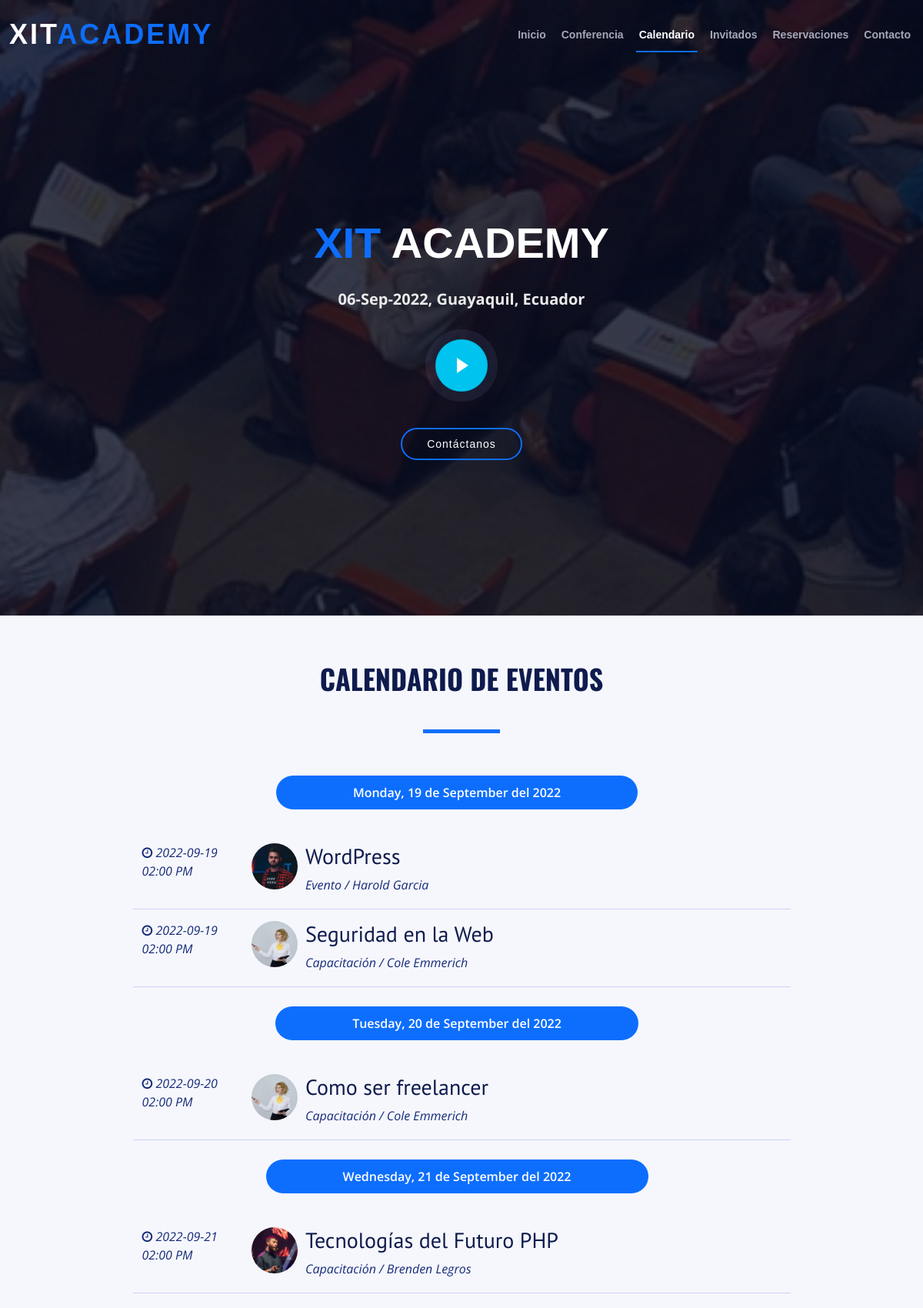
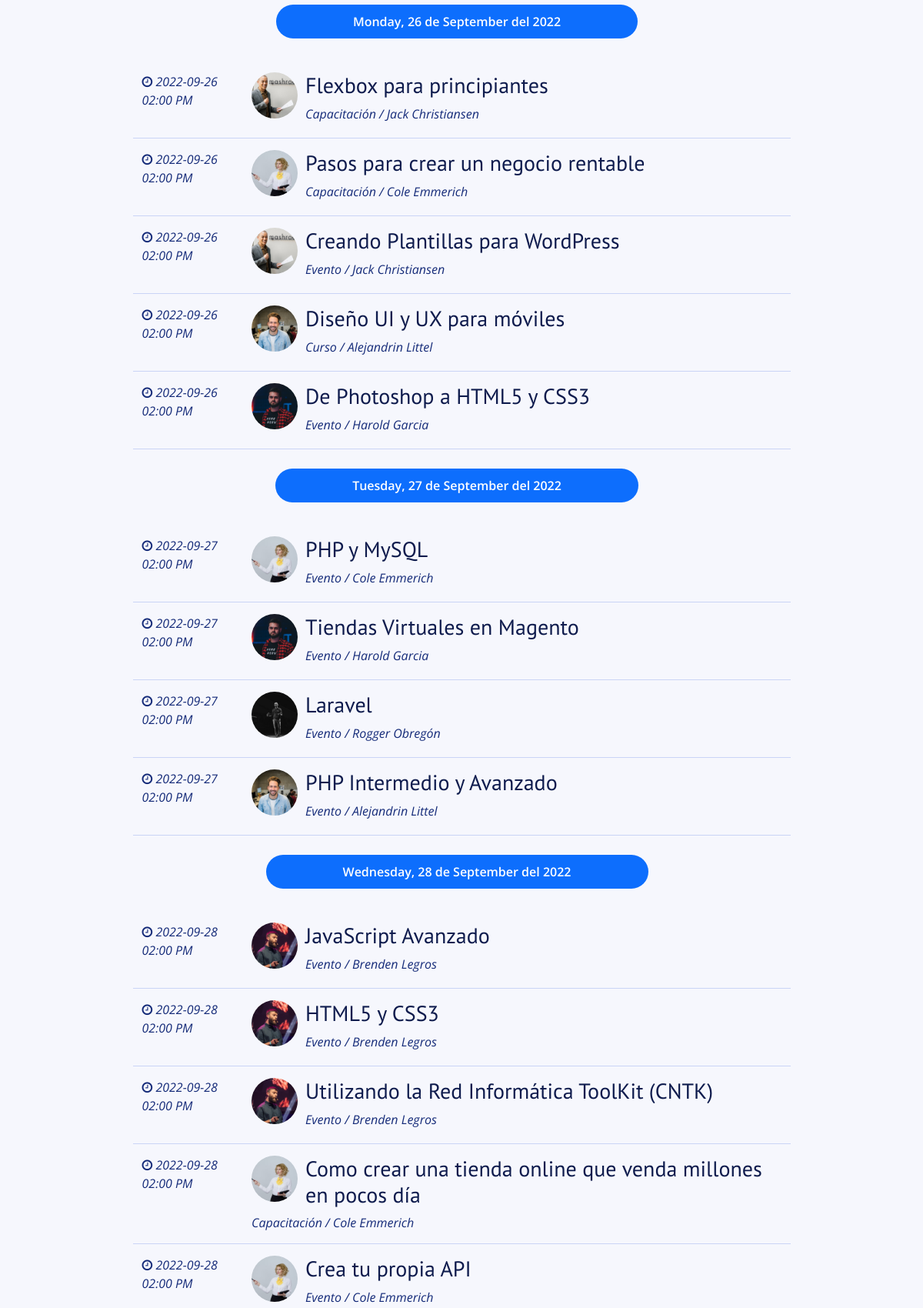
Page /calendario.php (upper part) on the committed database (2 pictures, top to bottom).
### tables this page shows
CREATE TABLE `eventos` (
  `evento_id` tinyint(10) NOT NULL AUTO_INCREMENT,
  `nombre_evento` varchar(60) NOT NULL,
  `fecha_evento` date NOT NULL,
  `hora_evento` varchar(10) NOT NULL,
  `cupo` int(11) DEFAULT NULL,
  `id_cat_evento` tinyint(10) NOT NULL,
  `id_inv` tinyint(4) NOT NULL,
  `clave` varchar(10) NOT NULL,
  `fecha_creado` datetime DEFAULT NULL,
  `fecha_editado` date DEFAULT NULL,
  `estado_evento` tinyint(1) DEFAULT NULL,
  PRIMARY KEY (`evento_id`),
  KEY `id_cat_evento` (`id_cat_evento`),
  KEY `id_inv` (`id_inv`),
  CONSTRAINT `eventos_ibfk_1` FOREIGN KEY (`id_cat_evento`) REFERENCES `categoria_evento` (`id_categoria`),
  CONSTRAINT `eventos_ibfk_2` FOREIGN KEY (`id_inv`) REFERENCES `invitados` (`invitado_id`)
);

CREATE TABLE `invitados` (
  `invitado_id` tinyint(4) NOT NULL AUTO_INCREMENT,
  `nombre_invitado` varchar(30) NOT NULL,
  `apellido_invitado` varchar(30) NOT NULL,
  `descripcion` text NOT NULL,
  `url_imagen` varchar(50) NOT NULL,
  `editado` datetime NOT NULL,
  `url_linkedin` varchar(200) DEFAULT NULL,
  `url_twitter` varchar(200) DEFAULT NULL,
  `url_instagram` varchar(200) DEFAULT NULL,
  `estado_invitado` tinyint(1) DEFAULT NULL,
  PRIMARY KEY (`invitado_id`)
);

CREATE TABLE `categoria_evento` (
  `id_categoria` tinyint(10) NOT NULL AUTO_INCREMENT,
  `cat_evento` varchar(50) NOT NULL,
  `icono` varchar(15) NOT NULL,
  `actualizado` datetime NOT NULL,
  `estado_categoria` tinyint(1) DEFAULT NULL,
  PRIMARY KEY (`id_categoria`)
);

### calendario.php (the view, shortened to what this page needs)
<?php include_once 'includes/templates/header.php'; ?>
<section id="schedule" class="section-with-bg">
    <div class="container" data-aos="fade-up">
        <div class="section-header">
            <h2>Calendario de Eventos</h2>
        </div>
        <?php
        try {
            require_once('includes/funciones/bd_conexion.php');
            $Datecurrent = date('Y-m-d', time());
            $sql = " SELECT evento_id, nombre_evento, fecha_evento, hora_evento, cat_evento, icono, nombre_invitado, apellido_invitado, url_imagen ";
            $sql .= " FROM eventos ";
            $sql .= " INNER JOIN categoria_evento ";
            $sql .= " ON eventos.id_cat_evento = categoria_evento.id_categoria ";
            $sql .= " INNER JOIN invitados ";
            $sql .= " ON eventos.id_inv = invitados.invitado_id  AND eventos.estado_evento = 1 AND fecha_evento > '$Datecurrent'";
            $sql .= " ORDER BY fecha_evento ASC";
            $resultado = $conn->query($sql);
        } catch (\Exception $e) {
            echo $e->getMessage();
        }
        ?>
        <div class="tab-content row justify-content-center" data-aos="fade-up" data-aos-delay="200">
                <?php
                $calendario = array();
                while ($eventos = $resultado->fetch_assoc()) {
                    $fecha = $eventos['fecha_evento'];
                    $evento = array(
                        'titulo' => $eventos['nombre_evento'],
                        'fecha' => $eventos['fecha_evento'],
                        'hora' => $eventos['hora_evento'],
                        'categoria' => $eventos['cat_evento'],
                        'icono' => $eventos['icono'],
                        'url_imagen' => $eventos['url_imagen'],
                        'invitado' => $eventos['nombre_invitado'] . " " . $eventos['apellido_invitado']
                    );
                    $calendario[$fecha][] = $evento;
                    ?>
                <?php }   ?>
                <?php
                foreach ($calendario as $dia => $lista_eventos) { ?>
                    <ul class="nav nav-tabs" role="tablist" data-aos="fade-up" data-aos-delay="100">
                        <li class="nav-item">
                            <a class="nav-link active" role="tab" data-bs-toggle="tab">
                                <?php
                                $date_event = utf8_encode(strftime("%A, %d de %B del %Y", strtotime($dia)));
                                echo $date_event;?>
                            </a>
                        </li>
                    </ul>
                    <?php foreach ($lista_eventos as $evento) { ?>
                        <div role="tabpanel" class="col-lg-9 tab-pane fade show active" id="day">
                            <div class="row schedule-item">
                                <div class="col-md-2">
                                    <p class="hora">
                                        <i class="fa fa-clock-o" aria-hidden="true"></i>
                                        <?php echo $evento['fecha'] . " " . $evento['hora']; ?>
                                    </p>
                                </div>
                                <div class="col-md-10">
                                    <div class="speaker">
                                        <img src="img/invitados/<?php echo $evento['url_imagen']; ?>" alt="Brenden Legros">
                                    </div>
                                    <h3><?php header('Content-Type: text/html; utf8'); echo $evento['titulo']; ?></h3>
                                    <p><?php echo $evento['categoria']. ' / '.$evento['invitado'];?></p>
                                </div>
                            </div>
                        </div>
                    <?php } ?>
                <?php }  ?>
            </div>
    </div>
</section>
<?php include_once 'includes/templates/footer.php'; ?>

### css/contact.css (style rules this page uses)
* { margin: 0; padding: 0; box-sizing: border-box; }
body, input, textarea { font-family: "Poppins", sans-serif; }

### css/main.css (style rules this page uses)
html { color: #222; font-size: 1em; line-height: 1.4; }
audio, canvas, img, svg, video { vertical-align: middle; }
html { box-sizing: border-box; }
*,*:before,*:after { box-sizing: inherit; }
body { background-color: #f2f2f2; font-family: 'Open Sans', sans-serif; }
h2 { font-family: 'Oswald', sans-serif; font-size: 2.4em; text-transform: uppercase; text-align: center; }
h2::after { content: ''; margin: 0 auto; height: 30px; width: 100px; display: block; }
h3 { color: #0e1b4d;; font-family: 'PT Sans', sans-serif; }
ul { list-style: none; margin:0; padding: 0; }

### css/styles.css (style rules this page uses)
body { background: #fff; color: #2f3138; font-family: "Open Sans", sans-serif; }
a { color: #0d6efd; text-decoration: none; transition: 0.5s; }
.section-header { margin-bottom: 30px; position: relative; padding-bottom: 10px; width: 100%; }
.section-header::before { content: ""; position: absolute; display: block; width: 100px; height: 5px; background: #0d6efd; bottom: 0; left: calc(50% - 50px); }
.section-header h2 { font-size: 36px; text-transform: uppercase; text-align: center; font-weight: 700; margin-bottom: 10px; color: #0e1b4d; }
.section-with-bg { background-color: #f6f7fd; }
#schedule { padding: 60px 0 60px 0; }
#schedule .nav-tabs { text-align: center; margin: auto; display: block; border-bottom: 0; margin-bottom: 30px; }
#schedule .nav-tabs li { display: inline-block; margin-bottom: 0; margin-top: 25px; }
#schedule .nav-tabs a { border: none; border-radius: 50px; font-weight: 600; background-color: #0e1b4d; color: #fff; padding: 10px 100px; }
#schedule .nav-tabs a.active { background-color: #0d6efd; color: #fff; }
#schedule .tab-pane { transition: ease-in-out 0.2s; }
#schedule .schedule-item { border-bottom: 1px solid #cad4f6; padding-top: 15px; padding-bottom: 15px; transition: background-color ease-in-out 0.3s; }
#schedule .schedule-item .speaker { width: 60px; height: 60px; overflow: hidden; border-radius: 50%; float: left; margin: 0 10px 10px 0; }
#schedule .schedule-item .speaker img { height: 100%; transform: translateX(-50%); margin-left: 50%; transition: all ease-in-out 0.3s; }
#schedule .schedule-item p { font-style: italic; color: #152b79; margin-bottom: 0; }

### rows in the picture
eventos: fecha_evento "2022-09-19", hora_evento "02:00 PM", id_inv.url_imagen (picture), nombre_evento "WordPress", id_cat_evento.cat_evento "Evento", invitado "Harold Garcia"
eventos: fecha_evento "2022-09-19", hora_evento "02:00 PM", id_inv.url_imagen (picture), nombre_evento "Seguridad en la Web", id_cat_evento.cat_evento "Capacitación", invitado "Cole Emmerich"
eventos: fecha_evento "2022-09-20", hora_evento "02:00 PM", id_inv.url_imagen (picture), nombre_evento "Como ser freelancer", id_cat_evento.cat_evento "Capacitación", invitado "Cole Emmerich"
eventos: fecha_evento "2022-09-21", hora_evento "02:00 PM", id_inv.url_imagen (picture), nombre_evento "Tecnologías del Futuro PHP", id_cat_evento.cat_evento "Capacitación", invitado "Brenden Legros"
eventos: fecha_evento "2022-09-26", hora_evento "02:00 PM", id_inv.url_imagen (picture), nombre_evento "Flexbox para principiantes", id_cat_evento.cat_evento "Capacitación", invitado "Jack Christiansen"
eventos: fecha_evento "2022-09-26", hora_evento "02:00 PM", id_inv.url_imagen (picture), nombre_evento "Pasos para crear un negocio rentable", id_cat_evento.cat_evento "Capacitación", invitado "Cole Emmerich"
eventos: fecha_evento "2022-09-26", hora_evento "02:00 PM", id_inv.url_imagen (picture), nombre_evento "Creando Plantillas para WordPress", id_cat_evento.cat_evento "Evento", invitado "Jack Christiansen"
eventos: fecha_evento "2022-09-26", hora_evento "02:00 PM", id_inv.url_imagen (picture), nombre_evento "Diseño UI y UX para móviles", id_cat_evento.cat_evento "Curso", invitado "Alejandrin Littel"
eventos: fecha_evento "2022-09-26", hora_evento "02:00 PM", id_inv.url_imagen (picture), nombre_evento "De Photoshop a HTML5 y CSS3", id_cat_evento.cat_evento "Evento", invitado "Harold Garcia"
eventos: fecha_evento "2022-09-27", hora_evento "02:00 PM", id_inv.url_imagen (picture), nombre_evento "PHP y MySQL", id_cat_evento.cat_evento "Evento", invitado "Cole Emmerich"
eventos: fecha_evento "2022-09-27", hora_evento "02:00 PM", id_inv.url_imagen (picture), nombre_evento "Tiendas Virtuales en Magento", id_cat_evento.cat_evento "Evento", invitado "Harold Garcia"
eventos: fecha_evento "2022-09-27", hora_evento "02:00 PM", id_inv.url_imagen (picture), nombre_evento "Laravel", id_cat_evento.cat_evento "Evento", invitado "Rogger Obregón"
eventos: fecha_evento "2022-09-27", hora_evento "02:00 PM", id_inv.url_imagen (picture), nombre_evento "PHP Intermedio y Avanzado", id_cat_evento.cat_evento "Evento", invitado "Alejandrin Littel"
eventos: fecha_evento "2022-09-28", hora_evento "02:00 PM", id_inv.url_imagen (picture), nombre_evento "JavaScript Avanzado", id_cat_evento.cat_evento "Evento", invitado "Brenden Legros"
eventos: fecha_evento "2022-09-28", hora_evento "02:00 PM", id_inv.url_imagen (picture), nombre_evento "HTML5 y CSS3", id_cat_evento.cat_evento "Evento", invitado "Brenden Legros"
eventos: fecha_evento "2022-09-28", hora_evento "02:00 PM", id_inv.url_imagen (picture), nombre_evento "Utilizando la Red Informática ToolKit (CNTK)", id_cat_evento.cat_evento "Evento", invitado "Brenden Legros"
eventos: fecha_evento "2022-09-28", hora_evento "02:00 PM", id_inv.url_imagen (picture), nombre_evento "Como crear una tienda online que venda millones en pocos día", id_cat_evento.cat_evento "Capacitación", invitado "Cole Emmerich"
eventos: fecha_evento "2022-09-28", hora_evento "02:00 PM", id_inv.url_imagen (picture), nombre_evento "Crea tu propia API", id_cat_evento.cat_evento "Evento", invitado "Cole Emmerich"

### other values in the picture
$date_event "Monday, 19 de September del 2022"
$date_event "Tuesday, 20 de September del 2022"
$date_event "Wednesday, 21 de September del 2022"
$date_event "Monday, 26 de September del 2022"
$date_event "Tuesday, 27 de September del 2022"
$date_event "Wednesday, 28 de September del 2022"
